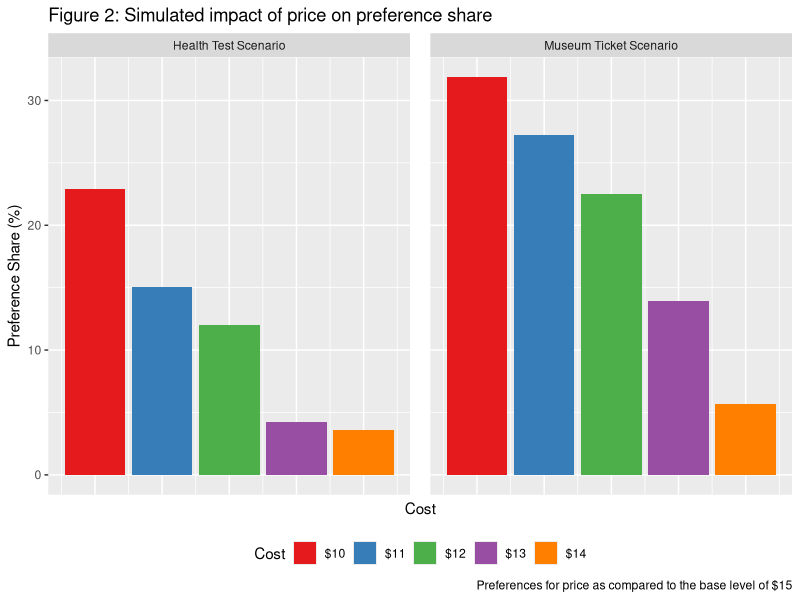

Reproduce this figure in R.

getwd()
setwd()

require(dplyr)
require(ggplot2)
require(tidyr)
require(scales)
require(readxl)
require(RColorBrewer)


MarketSharePrice <- read_excel("Price_Simulator.xlsx")

MarketSharePrice <- MarketSharePrice %>%
  mutate(cost_cat = factor(cost, levels = c(10, 11, 12, 13, 14), labels = c("$10", "$11", "$12", "$13", "$14"), ordered = TRUE))

ggplot(MarketSharePrice,aes(x = cost, y = ms, fill=factor(cost_cat))) +
  geom_bar(stat="identity") +
  #geom_errorbar(aes(ymin=mslb2, ymax=msub2), width=.1, color="black", position = position_dodge(width = 0.5)) +
  facet_grid(~scenario, scales = "free", space = "free") +
  scale_fill_brewer(palette = "Set1") +
  labs(x = "Cost",  
       y = "Preference Share (%)",  
       fill = "Cost",
       title = "Figure 2: Simulated impact of price on preference share",
       caption="Preferences for price as compared to the base level of $15")+
  theme(legend.position = "bottom", axis.text.x=element_blank(), axis.ticks.x =element_blank(), panel.spacing.x = unit(1, "lines")) 



